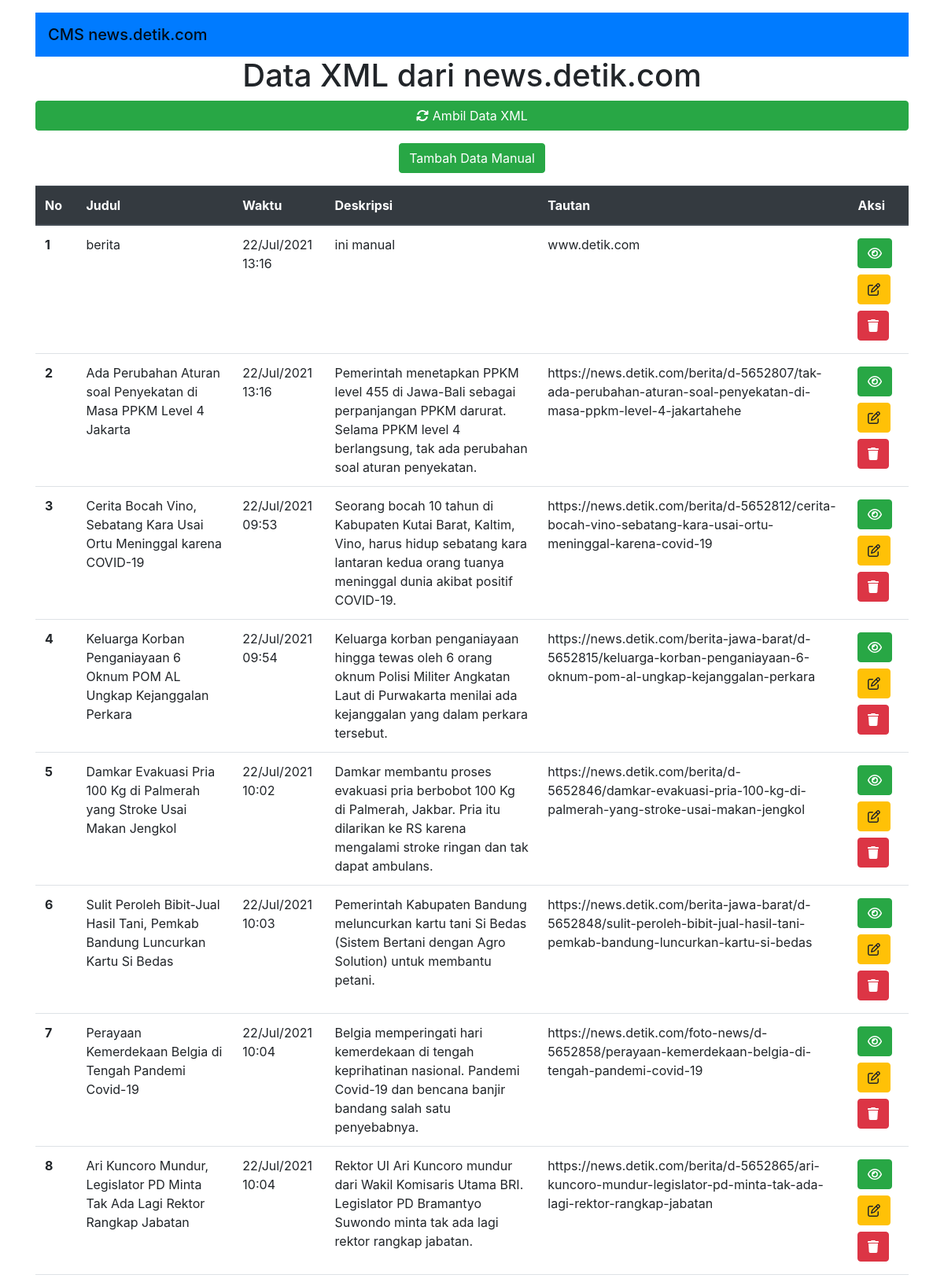
The page / (upper part) on the database its author committed.
### tables this page shows
CREATE TABLE `xml` (
  `id_xml` int(11) NOT NULL AUTO_INCREMENT,
  `judul` text NOT NULL,
  `waktu` datetime NOT NULL,
  `deskripsi` text NOT NULL,
  `tautan` text NOT NULL,
  PRIMARY KEY (`id_xml`)
);

### application/controllers/Dashboard.php (called while the page is built, shortened)
<?php
class Dashboard extends CI_Controller
{
    public function __construct()
    {
        $this->load->library('form_validation');
        $this->load->model('M_dashboard');
        $this->load->helper('url');
    }
    public function index()
    {
        $data['xml'] = $this->M_dashboard->getData();
        $judul['judul'] = 'Dashboard Admin';
        $this->load->view('template/header', $judul);
        $this->load->view('V_dashboard', $data);
        $this->load->view('template/footer');
    }
}

### index.php (called while the page is built, shortened)
<?php
require_once BASEPATH.'core/CodeIgniter.php';

### application/models/M_dashboard.php (called while the page is built, shortened)
<?php
class M_dashboard extends CI_Model
{
    public function getData()
    {
        $query = $this->db->query("SELECT id_xml,judul, tautan, waktu,deskripsi FROM xml  ORDER BY id_xml DESC")->result_array();
        return $query;
    }
}

### application/views/V_dashboard.php (the view)
<div class="container">
    <nav class="navbar navbar-light bg-primary mt-3">
        <a class="navbar-brand mb-0 h1" href="https://www.news.detik.com">CMS news.detik.com</a>
    </nav>
    <h1 class="text-center">Data XML dari news.detik.com</h1>
    <a class="btn btn-success btn-block" href="<?= base_url() ?>dashboard/getDataXML"><i class="fas fa-sync"></i> Ambil Data XML</a>
    <div class="d-flex justify-content-center my-3">
        <a href="<?= base_url() ?>dashboard/addForm" class="btn btn-success">Tambah Data Manual</a>
    </div>
    <table class="table">
        <thead class="thead-dark">
            <tr>
                <th scope="col">No</th>
                <th scope="col">Judul</th>
                <th scope="col">Waktu</th>
                <th scope="col">Deskripsi</th>
                <th scope="col">Tautan</th>
                <th scope="col">Aksi</th>
            </tr>
        </thead>
        <tbody>
            <?php
            $no = 1;
            foreach ($xml as $x) :
            ?>
                <tr>
                    <th scope="row"> <?php echo $no; ?> </th>
                    <td><?php echo $x['judul']; ?></td>
                    <td>
                        <?php
                        echo date("d/M/Y H:i", strtotime($x['waktu'])); ?></td>
                    <td><?php echo $x['deskripsi']; ?></td>
                    <td><?php echo $x['tautan']; ?></td>
                    <td>
                        <a class="btn btn-success my-1" href="<?php echo $x['tautan']; ?>" target="_blank"><i class="far fa-eye"></i></a>
                        <a class="btn btn-warning my-1" href="<?php echo base_url('dashboard/editForm/') . $x['id_xml']; ?>"><i class="far fa-edit"></i></a>
                        <a class="btn btn-danger my-1" href="<?php echo base_url('dashboard/delete/') . $x['id_xml']; ?>" onclick="javacript:return confirm('Anda yakin menghapus berita ini?')"><i class="fas fa-trash"></i></a>
                    </td>
                </tr>
            <?php $no++;
            endforeach; ?>
        </tbody>
    </table>
</div>

### application/views/template/header.php (shortened to what this page needs)
<!doctype html>
<html lang="en">
<head>
    <link rel="stylesheet" href="<?= base_url() ?>vendor/bootstrap/bootstrap.min.css">
    <link rel="stylesheet" href="<?= base_url() ?>vendor/fontawesome/css/all.min.css">
</head>
<body>

### application/views/template/footer.php (shortened to what this page needs)
</body>
</html>

### rows shown on the page
xml: judul "berita", waktu "22/Jul/2021 13:16", deskripsi "ini manual", tautan "www.detik.com"
xml: judul "Ada Perubahan Aturan soal Penyekatan di Masa PPKM Level 4 Jakarta", waktu "22/Jul/2021 13:16", deskripsi "Pemerintah menetapkan PPKM level 455 di Jawa-Bali sebagai perpanjangan PPKM darurat. Selama PPKM level 4 berlangsung, tak ada perubahan soal aturan penyekatan.", tautan "https://news.detik.com/berita/d-5652807/tak-ada-perubahan-aturan-soal-penyekatan-di-masa-ppkm-level-4-jakartahehe"
xml: judul "Cerita Bocah Vino, Sebatang Kara Usai Ortu Meninggal karena COVID-19", waktu "22/Jul/2021 09:53", deskripsi "Seorang bocah 10 tahun di Kabupaten Kutai Barat, Kaltim, Vino, harus hidup sebatang kara lantaran kedua orang tuanya meninggal dunia akibat positif COVID-19.", tautan "https://news.detik.com/berita/d-5652812/cerita-bocah-vino-sebatang-kara-usai-ortu-meninggal-karena-covid-19"
xml: judul "Keluarga Korban Penganiayaan 6 Oknum POM AL Ungkap Kejanggalan Perkara", waktu "22/Jul/2021 09:54", deskripsi "Keluarga korban penganiayaan hingga tewas oleh 6 orang oknum Polisi Militer Angkatan Laut di Purwakarta menilai ada kejanggalan yang dalam perkara tersebut.", tautan "https://news.detik.com/berita-jawa-barat/d-5652815/keluarga-korban-penganiayaan-6-oknum-pom-al-ungkap-kejanggalan-perkara"
xml: judul "Damkar Evakuasi Pria 100 Kg di Palmerah yang Stroke Usai Makan Jengkol", waktu "22/Jul/2021 10:02", deskripsi "Damkar membantu proses evakuasi pria berbobot 100 Kg di Palmerah, Jakbar. Pria itu dilarikan ke RS karena mengalami stroke ringan dan tak dapat ambulans.", tautan "https://news.detik.com/berita/d-5652846/damkar-evakuasi-pria-100-kg-di-palmerah-yang-stroke-usai-makan-jengkol"
xml: judul "Sulit Peroleh Bibit-Jual Hasil Tani, Pemkab Bandung Luncurkan Kartu Si Bedas", waktu "22/Jul/2021 10:03", deskripsi "Pemerintah Kabupaten Bandung meluncurkan kartu tani Si Bedas (Sistem Bertani dengan Agro Solution) untuk membantu petani.", tautan "https://news.detik.com/berita-jawa-barat/d-5652848/sulit-peroleh-bibit-jual-hasil-tani-pemkab-bandung-luncurkan-kartu-si-bedas"
xml: judul "Perayaan Kemerdekaan Belgia di Tengah Pandemi Covid-19", waktu "22/Jul/2021 10:04", deskripsi "Belgia memperingati hari kemerdekaan di tengah keprihatinan nasional. Pandemi Covid-19 dan bencana banjir bandang salah satu penyebabnya.", tautan "https://news.detik.com/foto-news/d-5652858/perayaan-kemerdekaan-belgia-di-tengah-pandemi-covid-19"
xml: judul "Ari Kuncoro Mundur, Legislator PD Minta Tak Ada Lagi Rektor Rangkap Jabatan", waktu "22/Jul/2021 10:04", deskripsi "Rektor UI Ari Kuncoro mundur dari Wakil Komisaris Utama BRI. Legislator PD Bramantyo Suwondo minta tak ada lagi rektor rangkap jabatan.", tautan "https://news.detik.com/berita/d-5652865/ari-kuncoro-mundur-legislator-pd-minta-tak-ada-lagi-rektor-rangkap-jabatan"
